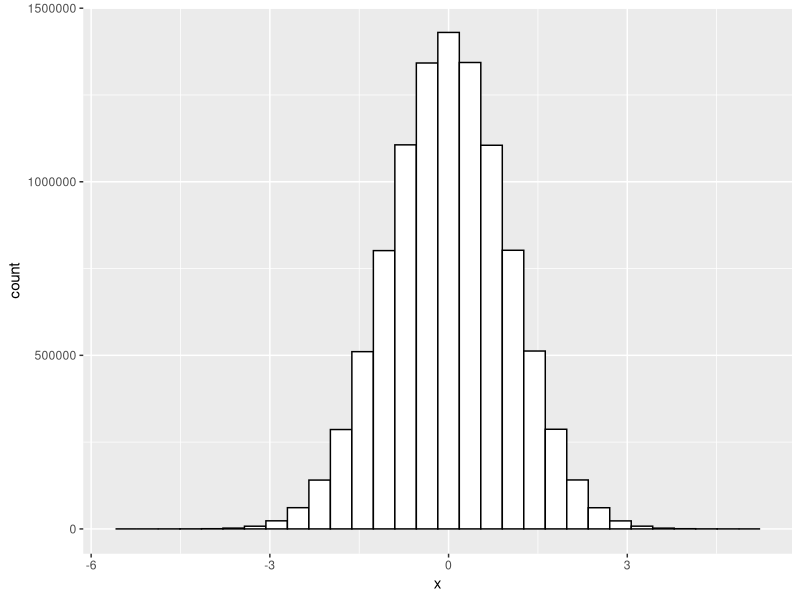
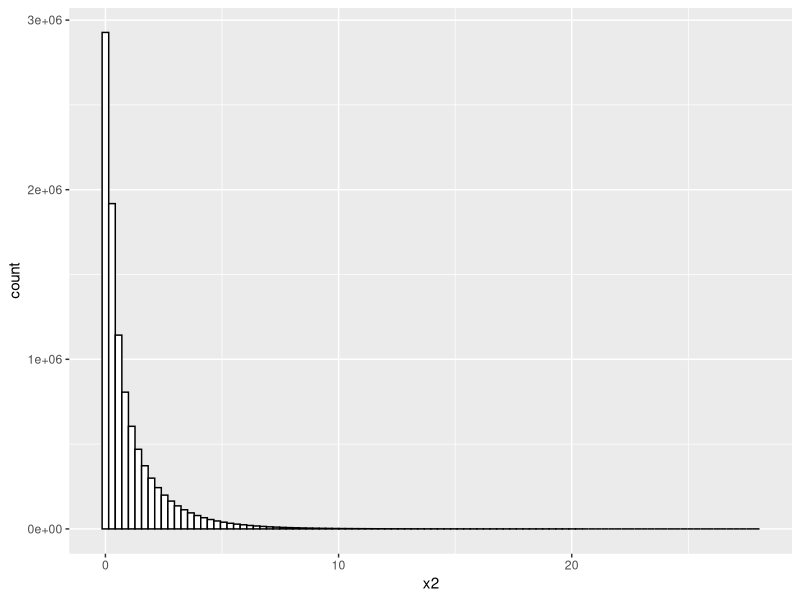
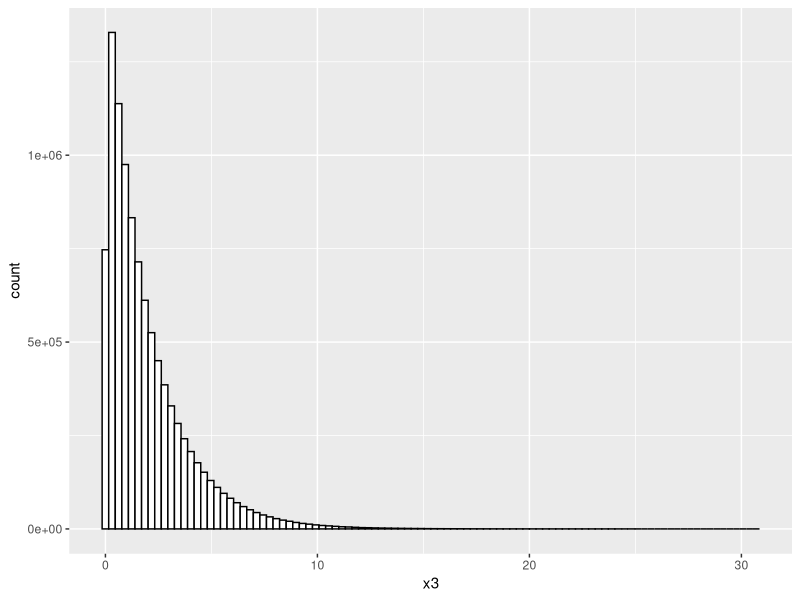
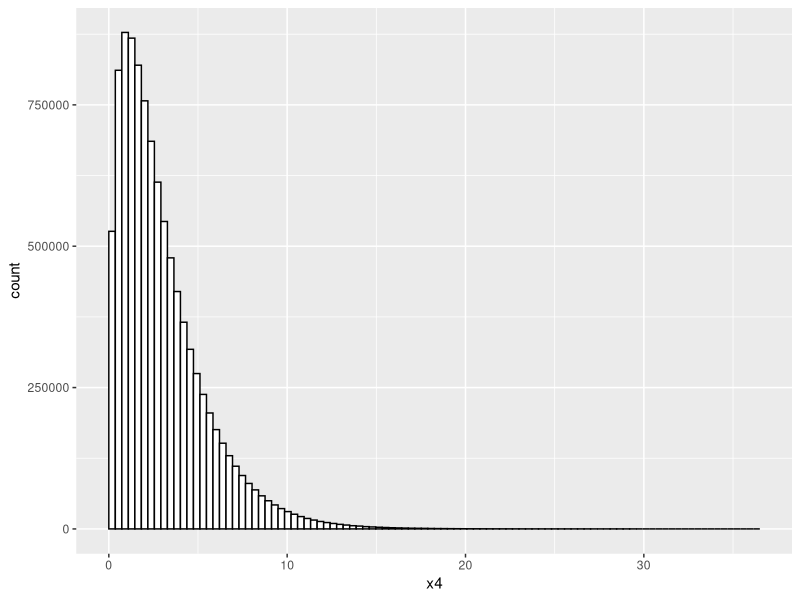

The R script that drew these images, in order:
### Chi-squared

x <- rnorm(10000000)
x <- data.frame(x)
x$x2 <- x$x^2

library(tidyverse)
ggplot(x, aes(x)) + geom_histogram(fill='white',color='black')

ggplot(x, aes(x2)) + geom_histogram(fill='white',color='black', bins=100)

mean(x$x2)
var(x$x2)

#2df
x$x3 <- x$x^2 + sample(x$x^2)
ggplot(x, aes(x3)) + geom_histogram(fill='white',color='black', bins=100)

#3df
x$x4 <- x$x^2 + sample(x$x^2)+ sample(x$x^2)
ggplot(x, aes(x4)) + geom_histogram(fill='white',color='black', bins=100, boundary = 0)
